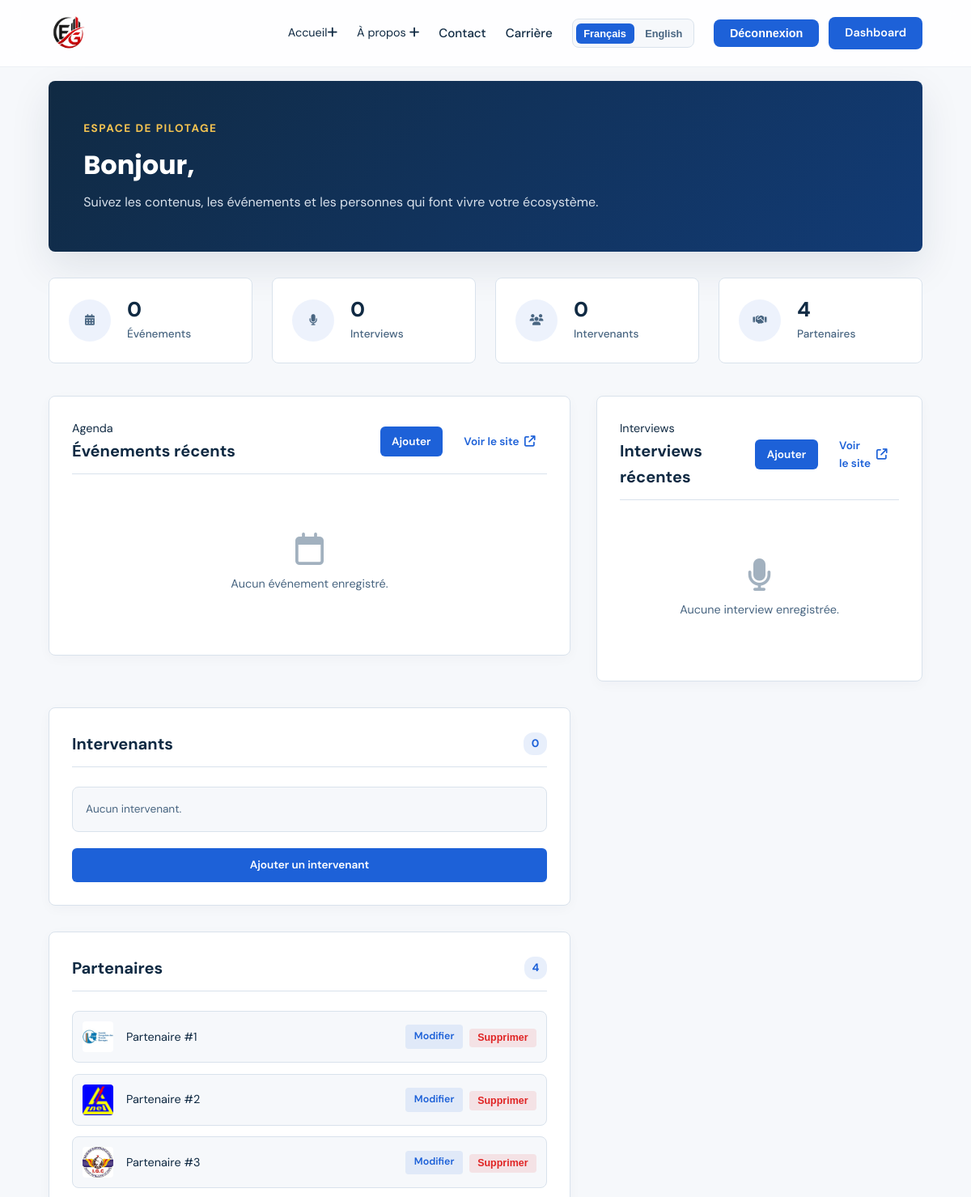
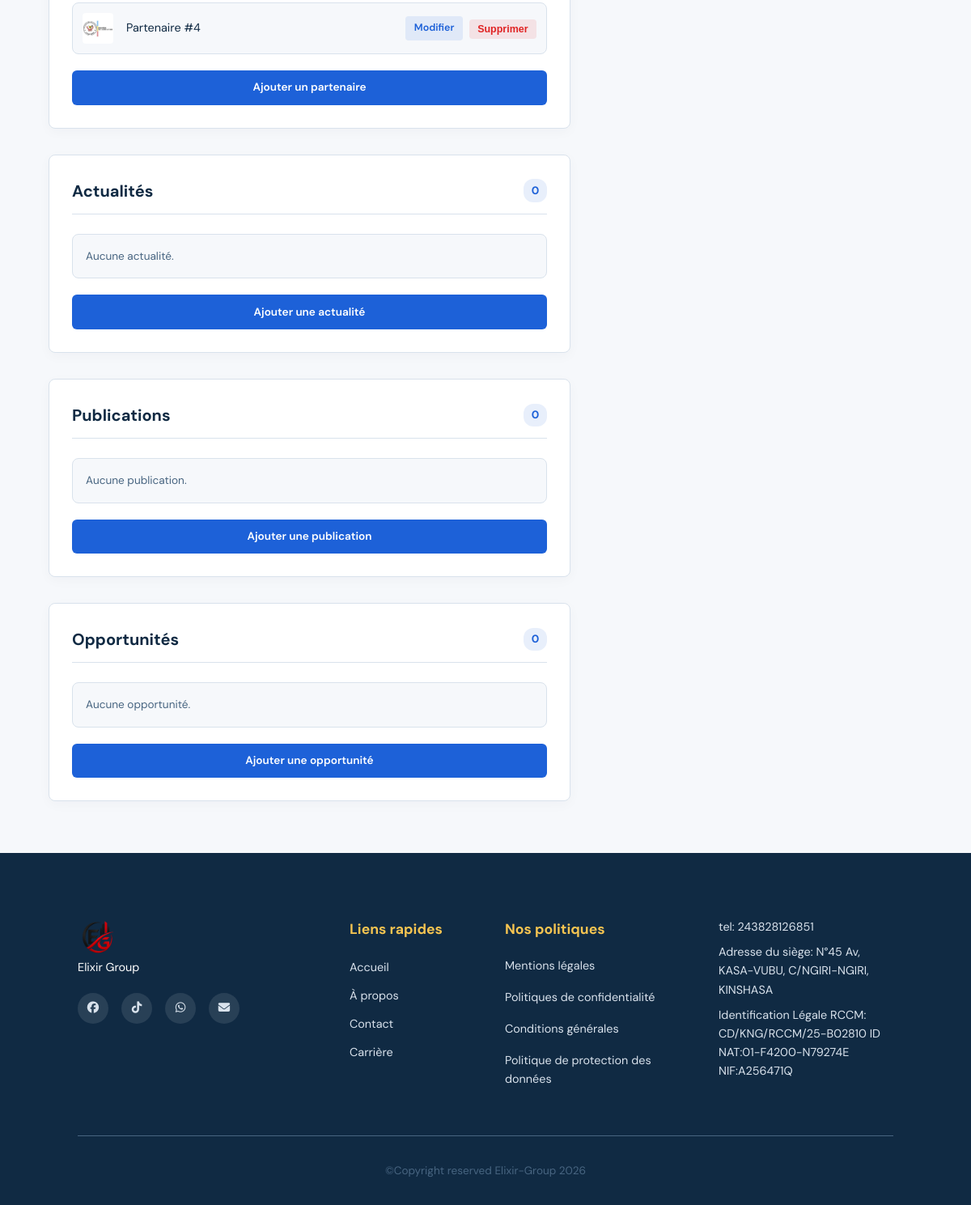
Screenshot of /administration/Dasboard/ (signed in) with the database file from the repository (2 pictures, top to bottom).
### manage_Admin/models.py (models this page shows)
class Partenaires(models.Model):
    idPart= models.AutoField(primary_key=True)
    logo = models.ImageField(upload_to="Partenaires", verbose_name="Logo partenaires")

### manage_Admin/views.py (the view)
# urls.py: path('Dasboard/', views.Admin_view, name='dashboard'),
@staff_required
def Admin_view(request):
    intervenants = Intervenants.objects.all().order_by('nom', 'prenom')
    evenements = Evenements.objects.select_related('idInt').order_by('-date')
    partenaires = Partenaires.objects.all().order_by('idPart')
    interviews = Interview.objects.select_related('evenement').order_by('-evenement__date')
    opportunites = Opportunites.objects.all().order_by('-date')
    Publications = Publication.objects.all().order_by('-date')
    actualites = Actualites.objects.all().order_by('-date_publiee')
    context = {
        'intervenants': intervenants,
        'evenements': evenements,
        'partenaires': partenaires,
        'interviews': interviews,
        'opportunites': opportunites,
        'publications': Publications,
        'actualites': actualites,
        'stats': {
            'intervenants': intervenants.count(),
            'evenements': evenements.count(),
            'partenaires': partenaires.count(),
            'interviews': interviews.count(),
            'opportunites': opportunites.count(),
            'publications': Publications.count()
            , 'actualites': actualites.count()
        },
    }
    return render(request, 'admin/pages/dashboard.html', context)

### templates/admin/pages/dashboard.html (shortened to what this page needs)
{% extends "base.html" %}
{% block contents %}
<main class="admin-dashboard">
    <section class="admin-hero">
        <div>
            <p class="eyebrow">Espace de pilotage</p>
            <h1>Bonjour, {{ user.first_name }} {{ user.last_name }}</h1>
            <p>Suivez les contenus, les événements et les personnes qui font vivre votre écosystème.</p>
        </div>
    </section>
    <section class="admin-stats" aria-label="Résumé des contenus">
        <article class="admin-stat-card">
            <span class="admin-stat-icon"><i class="fa-solid fa-calendar-days"></i></span>
            <div><strong>{{ stats.evenements }}</strong><span>Événements</span></div>
        </article>
        <article class="admin-stat-card">
            <span class="admin-stat-icon"><i class="fa-solid fa-microphone"></i></span>
            <div><strong>{{ stats.interviews }}</strong><span>Interviews</span></div>
        </article>
        <article class="admin-stat-card">
            <span class="admin-stat-icon"><i class="fa-solid fa-users"></i></span>
            <div><strong>{{ stats.intervenants }}</strong><span>Intervenants</span></div>
        </article>
        <article class="admin-stat-card">
            <span class="admin-stat-icon"><i class="fa-solid fa-handshake"></i></span>
            <div><strong>{{ stats.partenaires }}</strong><span>Partenaires</span></div>
        </article>
    </section>
    <section class="admin-content-grid">
        <div class="admin-panel admin-events-panel">
            <div class="admin-panel-heading">
                <div>
                    <p class="eyebrow">Agenda</p>
                    <h2>Événements récents</h2>
                </div>
                <div class="panel-header-actions">
                    <a href="{% url 'Aj-Evenements' %}" class="btn-action primary">Ajouter</a>
                    <a href="{% url 'evenements' %}" class="btn-action link">Voir le site <i class="fa-solid fa-arrow-up-right-from-square"></i></a>
                </div>
            </div>
            {% if evenements %}
                <div class="admin-event-list">
                    {% for evenement in evenements|slice:':6' %}
                    <article class="admin-event-row">
                        <time datetime="{{ evenement.date|date:'Y-m-d' }}">
                            <strong>{{ evenement.date|date:'d' }}</strong>
                            <span>{{ evenement.date|date:'M Y' }}</span>
                        </time>
                        <div class="event-details">
                            <h3>{{ evenement.titre }}</h3>
                            <p>{{ evenement.description|truncatechars:110 }}</p>
                            <small><i class="fa-solid fa-user"></i> {{ evenement.idInt.prenom }} {{ evenement.idInt.nom }}</small>
                        </div>
                        <div class="crud-actions">
                            <a href="{% url 'update-item' 'evenement' evenement.pk %}" class="btn-crud edit">Modifier</a>
                            <form method="post" action="{% url 'delete-item' 'evenement' evenement.pk %}">
                                {% csrf_token %}
                                <button type="submit" class="btn-crud delete">Supprimer</button>
                            </form>
                        </div>
                    </article>
                    {% endfor %}
                </div>
            {% else %}
                <div class="admin-empty">
                    <i class="fa-regular fa-calendar"></i>
                    <p>Aucun événement enregistré.</p>
                </div>
            {% endif %}
        </div>
        <div class="admin-panel admin-events-panel">
            <div class="admin-panel-heading">
                <div>
                    <p class="eyebrow">Interviews</p>
                    <h2>Interviews récentes</h2>
                </div>
                <div class="panel-header-actions">
                    <a href="{% url 'Aj-Interviews' %}" class="btn-action primary">Ajouter</a>
                    <a href="{% url 'interviews' %}" class="btn-action link">Voir le site <i class="fa-solid fa-arrow-up-right-from-square"></i></a>
                </div>
            </div>
            {% if interviews %}
                <div class="admin-event-list">
                    {% for interview in interviews|slice:':6' %}
                    <article class="admin-event-row">
                        <time datetime="{{ interview.evenement.date|date:'Y-m-d' }}">
                            <strong>{{ interview.evenement.date|date:'d' }}</strong>
                            <span>{{ interview.evenement.date|date:'M Y' }}</span>
                        </time>
                        <div class="event-details">
                            <h3>{{ interview.evenement.titre }}</h3>
                            <p>{{ interview.evenement.description|truncatechars:110 }}</p>
                            <small><i class="fa-solid fa-microphone"></i> {{ interview.evenement.idInt.prenom }} {{ interview.evenement.idInt.nom }}</small>
                        </div>
                        <div class="crud-actions">
                            <a href="{% url 'update-item' 'interview' interview.pk %}" class="btn-crud edit">Modifier</a>
                            <form method="post" action="{% url 'delete-item' 'interview' interview.pk %}">
                                {% csrf_token %}
                                <button type="submit" class="btn-crud delete">Supprimer</button>
                            </form>
                        </div>
                    </article>
                    {% endfor %}
                </div>
            {% else %}
                <div class="admin-empty">
                    <i class="fa-solid fa-microphone"></i>
                    <p>Aucune interview enregistrée.</p>
                </div>
            {% endif %}
        </div>
        <div class="admin-side-panels">
            <div class="admin-panel">
                <div class="admin-panel-heading">
                    <h2>Intervenants</h2>
                    <span class="admin-count">{{ stats.intervenants }}</span>
                </div>
                <ul class="admin-people-list">
                    {% for intervenant in intervenants|slice:':5' %}
                    <li>
                        <span class="admin-avatar">{{ intervenant.prenom|first|upper }}{{ intervenant.nom|first|upper }}</span>
                        <div class="person-info">
                            <strong>{{ intervenant.prenom }} {{ intervenant.nom }}</strong>
                            <small>{{ intervenant.specialites|default:'Expert Elixir' }}</small>
                        </div>
                        <div class="crud-actions-inline">
                            <a href="{% url 'update-item' 'intervenant' intervenant.pk %}" class="btn-crud edit">Modifier</a>
                            <form method="post" action="{% url 'delete-item' 'intervenant' intervenant.pk %}">
                                {% csrf_token %}
                                <button type="submit" class="btn-crud delete">Supprimer</button>
                            </form>
                        </div>
                    </li>
                    {% empty %}
                    <li class="admin-muted">Aucun intervenant.</li>
                    {% endfor %}
                </ul>
                <div class="panel-footer-action">
                    <a href="{% url 'Aj-Intervenants' %}" class="btn-action primary block">Ajouter un intervenant</a>
                </div>
            </div>
            <div class="admin-panel">
                <div class="admin-panel-heading">
                    <h2>Partenaires</h2>
                    <span class="admin-count">{{ stats.partenaires }}</span>
                </div>
                <ul class="admin-partner-list">
                    {% for partenaire in partenaires|slice:':5' %}
                    <li>
                        {% if partenaire.logo %}
                            <img src="{{ partenaire.logo.url }}" alt="Logo partenaire">
                        {% else %}
                            <span class="admin-logo-placeholder"><i class="fa-solid fa-building"></i></span>
                        {% endif %}
                        <span class="partner-name">Partenaire #{{ partenaire.idPart }}</span>
                        <div class="crud-actions-inline">
                            <a href="{% url 'update-item' 'partenaire' partenaire.pk %}" class="btn-crud edit">Modifier</a>
                            <form method="post" action="{% url 'delete-item' 'partenaire' partenaire.pk %}">
                                <button type="submit" class="btn-crud delete">Supprimer</button>
                            </form>
                        </div>
                    </li>
                    {% empty %}
                    <li class="admin-muted">Aucun partenaire.</li>
                    {% endfor %}
                </ul>
                <div class="panel-footer-action">
                    <a href="{% url 'Aj-Partenaires' %}" class="btn-action primary block">Ajouter un partenaire</a>
                </div>
            </div>
            <div class="admin-panel">
                <div class="admin-panel-heading">
                    <h2>Actualités</h2>
                    <span class="admin-count">{{ stats.actualites }}</span>
                </div>
                <ul class="admin-people-list">
                    {% for actualite in actualites|slice:':5' %}
                    <li>
                        <span class="admin-avatar">{{ actualite.titre|first|upper }}</span>
                        <div class="person-info">
                            <strong>{{ actualite.titre }}</strong>
                            <small>{{ actualite.description|default:'Aucune description disponible.' }}</small>
                        </div>
                        <div class="crud-actions-inline">
                            <a href="{% url 'update-item' 'actualite' actualite.pk %}" class="btn-crud edit">Modifier</a>
                            <form method="post" action="{% url 'delete-item' 'actualite' actualite.pk %}">
                                {% csrf_token %}
                                <button type="submit" class="btn-crud delete">Supprimer</button>
                            </form>
                        </div>
                    </li>
                    {% empty %}
                    <li class="admin-muted">Aucune actualité.</li>
                    {% endfor %}
                </ul>
                <div class="panel-footer-action">
                    <a href="{% url 'Aj-Actualites' %}" class="btn-action primary block">Ajouter une actualité</a>
                </div>
            </div>
            <div class="admin-panel">
                <div class="admin-panel-heading">
                    <h2>Publications</h2>
                    <span class="admin-count">{{ stats.publications }}</span>
                </div>
                <ul class="admin-people-list">
                    {% for publication in publications|slice:':5' %}
                    <li>
                        <span class="admin-avatar">{{ publication.titre|first|upper }}</span>
                        <div class="person-info">
                            <strong>{{ publication.titre }}</strong>
                            <small>{{ publication.description|default:'Aucune description disponible.' }}</small>
                        </div>
                        <div class="crud-actions-inline">
                            <a href="{% url 'update-item' 'publication' publication.pk %}" class="btn-crud edit">Modifier</a>
                            <form method="post" action="{% url 'delete-item' 'publication' publication.pk %}">
                                {% csrf_token %}
                                <button type="submit" class="btn-crud delete">Supprimer</button>
                            </form>
                        </div>
                    </li>
                    {% empty %}
                    <li class="admin-muted">Aucune publication.</li>
                    {% endfor %}
                </ul>
                <div class="panel-footer-action">
                    <a href="{% url 'Aj-Publications' %}" class="btn-action primary block">Ajouter une publication</a>
                </div>
            </div>
            <div class="admin-panel">
                <div class="admin-panel-heading">
                    <h2>Opportunités</h2>
                    <span class="admin-count">{{ stats.opportunites }}</span>
                </div>
                <ul class="admin-people-list">
                    {% for opportunaute in opportunites|slice:':5' %}
                    <li>
                        <span class="admin-avatar">{{ opportunaute.titre|first|upper }}</span>
                        <div class="person-info">
                            <strong>{{ opportunaute.titre }}</strong>
                            <small>{{ opportunaute.description|default:'Aucune description disponible.' }}</small>
                        </div>
                        <div class="crud-actions-inline">
                            <a href="{% url 'update-item' 'opportunite' opportunaute.pk %}" class="btn-crud edit">Modifier</a>
                            <form method="post" action="{% url 'delete-item' 'opportunite' opportunaute.pk %}">
                                {% csrf_token %}
                                <button type="submit" class="btn-crud delete">Supprimer</button>
                            </form>
                        </div>
                    </li>
                    {% empty %}
                    <li class="admin-muted">Aucune opportunité.</li>
                    {% endfor %}
                </ul>
                <div class="panel-footer-action">
                    <a href="{% url 'Aj-Opportunites' %}" class="btn-action primary block">Ajouter une opportunité</a>
                </div>
            </div>
        </div>
    </section>
</main>
{% endblock contents %}

### rows the page displays
Partenaires: logo (picture), idPart "1"
Partenaires: logo (picture), idPart "2"
Partenaires: logo (picture), idPart "3"
Partenaires: logo (picture), idPart "4"

### other values shown
{{ stats.evenements }} "0"
{{ stats.interviews }} "0"
{{ stats.intervenants }} "0"
{{ stats.partenaires }} "4"
{{ stats.actualites }} "0"
{{ stats.publications }} "0"
{{ stats.opportunites }} "0"
